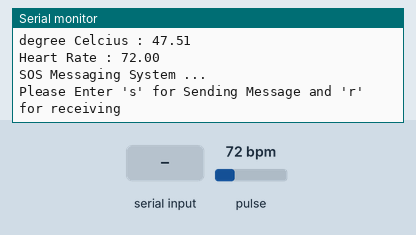
The sketch below on a simulated Arduino Uno, built with avr-gcc and run on an emulated ATmega328P. Shown: the last lines printed to the serial monitor. The test bench sets the inputs (shaded band); at power-on: pulse 72 bpm. The modem accepts every AT command (registered, SIM ready, sends succeed) and sends nothing else.

Above: at 1.8 s.
1.9 s: "s\n" received over Serial
At 2.6 s:
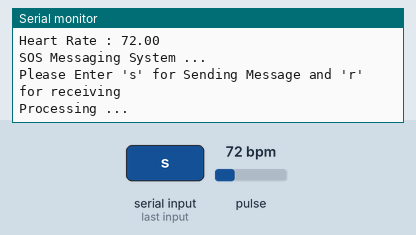
At 7.6 s:
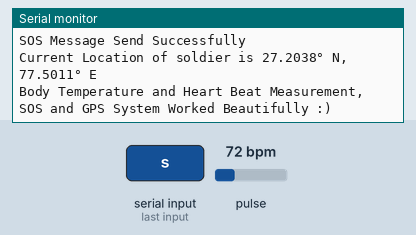

The sketch:

Main.ino
```cpp
#define USE_ARDUINO_INTERRUPTS true
#include <PulseSensorPlayground.h>
#include <SoftwareSerial.h>
SoftwareSerial BTserial(0, 1);
SoftwareSerial mySerial(9, 10); //gsm
PulseSensorPlayground pulsesensor;

// Pins
const int temp_pin = A0;
const int p=0;
float bp = 0 ;
float voltage;
float temp_c;
int threshold=550;
String inputString = "";
boolean stringComplete = false; // whether the string is complete
String signal = "$GPGLL";
int counting =  0;


void setup()
{
    Serial.begin(9600);
    BTserial.begin(9600);
    mySerial.begin(9600);
    pulsesensor.analogInput(p);
    pulsesensor.setThreshold(threshold);
    if (pulsesensor.begin()){
    }
   inputString.reserve(200);
}
void loop()
{
  if (counting == 0 ) {
     Bodytemperature();
     HeartBeat();
     AndriodDisplay();
     Gsm();
     Gps();
     Serial.println("");Serial.println("");
     Serial.println("Body Temperature and Heart Beat Measurement,");
     Serial.println("SOS and GPS System Worked Beautifully :) ");

     counting++;
  }

}

void Bodytemperature() {

  // Read voltage and convert to temperature (Celsius)
  voltage = analogRead(temp_pin) * 5.0/ 1023;
  temp_c = (50 - 10.0 * voltage ) ;
 Serial.print("degree Celcius : ");
 Serial.println(temp_c);
 Serial.println("");
 delay(1000);
}


void HeartBeat() {
   while(1){
  bp=pulsesensor.getBeatsPerMinute();

      if(pulsesensor.sawStartOfBeat()){
          Serial.print("Heart Rate : ");
          Serial.println(bp);
          Serial.println("");
          break;

      }
        delay(100);
  }
  }


void AndriodDisplay() {


  BTserial.println("Normal Body Temperature is 36 degree");
  BTserial.println("Normal Heart Rate is 60-100 BPM");
  BTserial.println();
  BTserial.println("Your Heart Rate : ");
  BTserial.print(bp);
  BTserial.println();
  BTserial.println("Body Temperature (deg Celcius) : ");
  BTserial.print(temp_c);
  BTserial.println();

delay(100);
}


void Gsm() {
  Serial.println("SOS Messaging System ...");
  Serial.println("Please Enter 's' for Sending Message and 'r' for receiving");
  Serial.println("");

  while(Serial.available() == 0 ) {}
  Serial.println("Processing ... ");
  Serial.println("");
if (Serial.available()>0)

   switch(Serial.read())
  {
    case 's':
      mySerial.println("AT+CMGF=1");    //Sets the GSM Module in Text Mode
     delay(1000);  // Delay of 1 second
     mySerial.println("AT+CMGS=\"+919820835824\"\r"); // Replace x with mobile number
     delay(1000);

     mySerial.print("Body Temperature : ");
     mySerial.println(temp_c);
     mySerial.print("Heart Rate : ");
     mySerial.println(bp);
     mySerial.println("Emergency Need Help");
     mySerial.println("Current Location of soldier is 27.2038 N, 77.5011 E");
     delay(1000);
     mySerial.println((char)26);// ASCII code of CTRL+Z for saying the end of sms to  the module
      delay(1000);
      Serial.println("SOS Message Send Successfully ");

      break;

    case 'r':
      mySerial.println("AT+CNMI=2,2,0,0,0"); // AT Command to receive a live SMS
      delay(1000);
      break;

    default:
      Serial.println("Please enter valid input ! ");
  }

 if (mySerial.available()>0)
   Serial.write(mySerial.read());
}

void Gps()
{
  if (stringComplete) {
        String BB = inputString.substring(0, 6);
        if (BB == signal) {
            String LAT = inputString.substring(7, 17);
            int LATperiod = LAT.indexOf('.');
            int LATzero = LAT.indexOf('0');
            if (LATzero == 0) {
                LAT = LAT.substring(1);
            }

            String LON = inputString.substring(20, 31);
            int LONperiod = LON.indexOf('.');
            int LONTzero = LON.indexOf('0');
            if (LONTzero == 0) {
                LON = LON.substring(1);
            }

            Serial.println(LAT);
            Serial.println(LON);

        }

        // Serial.println(inputString);
        // clear the string:
        inputString = "";
        stringComplete = false;
    }
    else {
        Serial.println("");
      Serial.println("Current Location of soldier is 27.2038° N, 77.5011° E");
    }
}


void serialEvent() {
    while (Serial.available()) {
        // get the new byte:
        char inChar = (char) Serial.read();
        // add it to the inputString:
        inputString += inChar;
        // if the incoming character is a newline, set a flag
        // so the main loop can do something about it:
        if (inChar == '\n') {
            stringComplete = true;
        }
    }
}
```

Measured:
- after the input at 1.9 s, the serial monitor: prints a new line at once (image 1)
